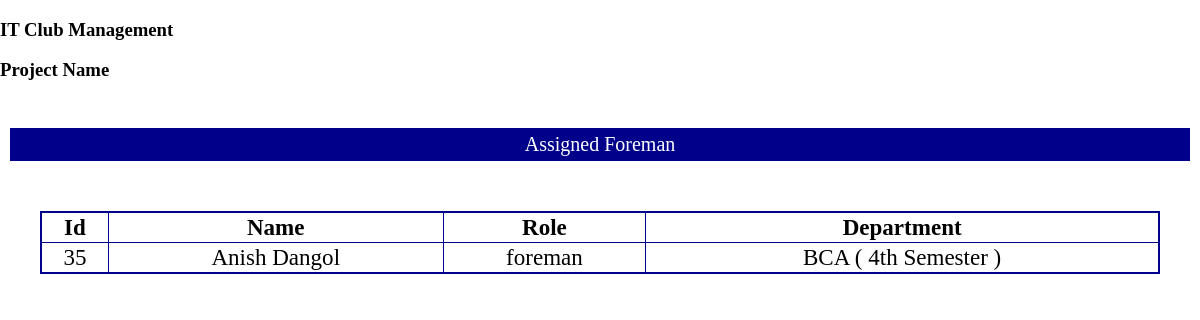
/Assignment/Assignedforeman.php?p_id=9 (signed in), run on the app's committed database.
### tables this page shows
CREATE TABLE `project` (
  `id` int(11) NOT NULL,
  `project_name` varchar(255) NOT NULL,
  `file_type` int(11) NOT NULL,
  `file` varchar(255) DEFAULT NULL,
  `cost` int(11) NOT NULL,
  `project_details` text DEFAULT NULL,
  `created_date` timestamp NOT NULL DEFAULT current_timestamp() ON UPDATE current_timestamp(),
  `deadline` datetime DEFAULT NULL
);

CREATE TABLE `users` (
  `id` int(11) NOT NULL,
  `fullname` varchar(255) NOT NULL,
  `email` varchar(50) DEFAULT NULL,
  `phone` int(11) DEFAULT NULL,
  `address` varchar(255) NOT NULL,
  `username` varchar(255) DEFAULT NULL,
  `password` varchar(255) DEFAULT NULL,
  `department_id` int(11) DEFAULT NULL,
  `role` varchar(20) NOT NULL,
  `created_date` timestamp NOT NULL DEFAULT current_timestamp() ON UPDATE current_timestamp()
);

CREATE TABLE `department` (
  `dpt_id` int(11) NOT NULL,
  `department_name` varchar(255) NOT NULL,
  `created_date` timestamp NOT NULL DEFAULT current_timestamp() ON UPDATE current_timestamp()
);

### Assignment/Assignedforeman.php (the view, shortened to what this page needs)
<?php
include '../dbconnect/dbconnect.php';
$userType= $_SESSION["user_type"];
$project_id = $_GET['p_id'];
?>
<!DOCTYPE html>
<html lang="en">
<head>
    <link rel="stylesheet" href="../css/project_details.css">
    <link rel="stylesheet" href="../css/assignment.css">
</head>
<body>
    <?php
        if($userType== "admin" || $userType== "foreman" || $userType=="user")
        {
            include "./header/header.php";
            if (!($userType == 'user' || $userType == 'foreman')) {
                ?>
                <div class="layout">
                        <a href="./foremanAssignProject.php?p_id=<?php echo $project_id; ?>" id="assign_user">Assign</a>
                        <a href="./unassignforeman.php?p_id=<?php echo $project_id; ?>" id="assign_user">UnAssign</a>
                        </div>
                    <?php
            }
    ?>
            <center>
                <div Class="foreman_nav">Assigned Foreman</div>
            </center>
            <div class="showforeman">
                <div class="foremantableview">
                    <form action="" method="POST">
                        <table border="1">
                            <?php
                                $query_assigned_view="SELECT * from assigned_member where project_id='$project_id'";
                                $result_assigned=mysqli_query($conn,$query_assigned_view);
                                $num_assigned=mysqli_num_rows($result_assigned);
                                if($num_assigned>0)
                                {?>
                                    <?php
                                    while($row=mysqli_fetch_assoc($result_assigned))
                                    {
                                        $assigned_foreman_id=$row['foreman_id'];
                                    }
                                        if(($assigned_foreman_id=='0'))
                                        {
                                            echo "No Assigned Foreman Found.";
                                        }
                                        else if(!($assigned_foreman_id=='0'))
                                        {
                                        ?>
                                            <tr>
                                            <th>Id</th>
                                            <th>Name</th>
                                            <th>Role</th>
                                            <th>Department</th>
                                            </tr>
                                        <?php
                                            $query_foreman_view="SELECT * from users where id='$assigned_foreman_id'";
                                            $result_view=mysqli_query($conn,$query_foreman_view);
                                            $num_view=mysqli_num_rows($result_view);
                                            if($num_view>0)
                                            {
                                                while($row=mysqli_fetch_assoc($result_view))
                                                {
                                                    $user_id=$row['id'];
                                                    $fullname=$row['fullname'];
                                                    $role=$row['role'];
                                                    $dpt_id=$row['department_id'];
                                                }
                                            }
                                    ?>
                                    <tr>
                                    <td><?php echo  $user_id ?></td>
                                    <td><?php echo $fullname  ?></td>
                                    <td><?php echo $role ?></td>
                                    <?php
                                        $query_department_view="SELECT * from department where dpt_id='$dpt_id'";
                                        $dpt_result_view=mysqli_query($conn,$query_department_view);
                                        $row=mysqli_fetch_assoc($dpt_result_view);
                                        $dpt_name=$row['department_name'];
                                    ?>
                                    <td><?php echo $dpt_name ?></td>
                                    </tr>
                                    <?php
                                    }
                                }
                                else
                                {
                                    echo "No Assigned Member Found.";
                                }
                                ?>
                        </table>
                    </form>
                </div>
            </div>
            <?php
    }
    else
    {
        echo "Access Forbidden";
    }?>
</body>
</html>

### Assignment/header/header.php (shortened to what this page needs)
<?php
    if($userType== "admin" || $userType== "foreman" || $userType=="user")
    { ?>
        <div class="mainhead">
            <table border="0">
                <div class="project_info">
                    <?php
                        $sql="select * from project where id=$project_id" ;
                        $result_view=mysqli_query($conn,$sql);
                        $row_view=mysqli_fetch_assoc($result_view);
                        $fetched_project_name=$row_view['project_name'];
                    ?>
                    <div id="project_name">
                    <h3 class="p_n">
                            <?php
                            echo $fetched_project_name ;
                            ?>
                        </h3>
                        <?php if($userType=="user"){?>
                    <h3> Project Name </h3>
                    <?php }
                    else
                    { ?>
                        <h3 class="p">Project Name </h3>
                    <?php } ?>
                    </div>
                </div>
            </table>
        </div>
    <?php
    }?>

### css/project_details.css (style rules this page uses)
body { margin: 0px; padding: 0px; }
a { color: #551A8B; text-decoration: none; }
#assign_user { margin-right: 6rem; color: white; padding: 10px; }
td { font-size: 10px; color: black; text-align: center; }
th { font-size: 15px; text-align: center; }

### css/assignment.css (style rules this page uses)
.showuser, .showforeman { width: 100%; height: 300px; display: flex; align-content: center; }
.usertableview, .foremantableview { flex: 6; margin:40px; }
table,th,td { font-size: larger; border-collapse: collapse; }
table { width: 100%; border: 2px solid darkblue; }
.foreman_nav, .user_nav { background-color: darkblue; color: white; font-size: 20px; margin: 10px; padding: 5px; }

### data on the page
project: project_name "IT Club Management"
users: id "35", fullname "Anish Dangol", role "foreman"
department: department_name "BCA ( 4th Semester )"
